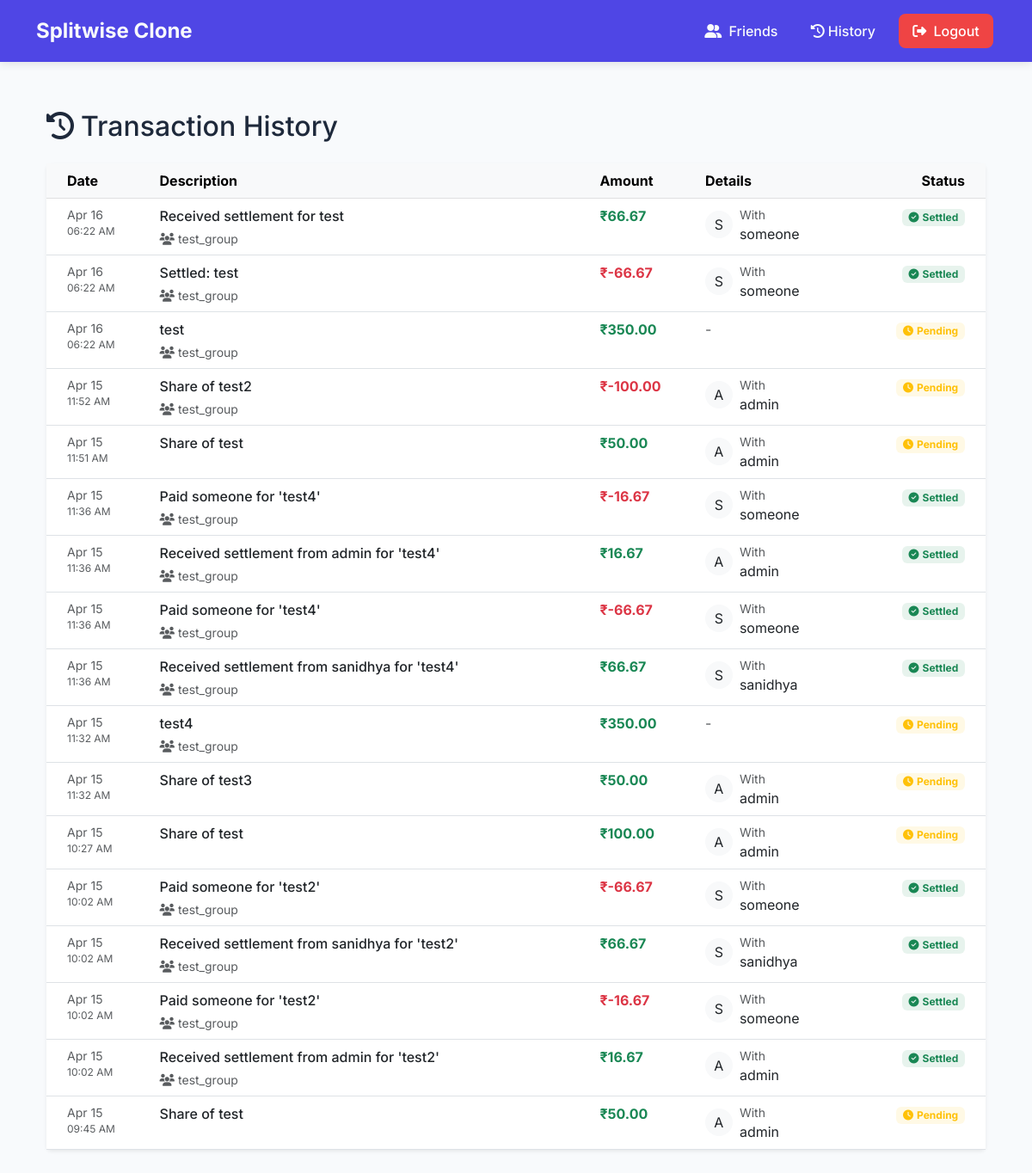
Page /history/ (signed in) on the committed database.
### core/models.py (models this page shows, shortened)
class TransactionHistory(models.Model):
    TRANSACTION_TYPES = [
        ('expense', 'Expense'),
        ('settlement', 'Settlement')
    ]
    user = models.ForeignKey(User, on_delete=models.CASCADE)
    transaction_type = models.CharField(max_length=10, choices=TRANSACTION_TYPES)
    amount = models.DecimalField(max_digits=10, decimal_places=2)
    group = models.ForeignKey(FriendGroup, on_delete=models.CASCADE, null=True, blank=True)
    related_user = models.ForeignKey(User, on_delete=models.CASCADE, null=True, blank=True, related_name='related_transactions')
    description = models.CharField(max_length=255)
    created_at = models.DateTimeField(auto_now_add=True)
    settled_at = models.DateTimeField(null=True, blank=True)

class FriendGroup(models.Model):
    name = models.CharField(max_length=255)
    members = models.ManyToManyField(User, related_name='friend_groups')
    created_at = models.DateTimeField(auto_now_add=True)

### core/views.py (the view)
# urls.py: path('history/', transaction_history, name='transaction_history')
@login_required
def transaction_history(request):
    history = TransactionHistory.objects.filter(user=request.user).order_by('-created_at')
    return render(request, 'transaction_history.html', {'history': history})

### core/templates/transaction_history.html (shortened to what this page needs)
{% extends "base.html" %}
{% block content %}
<div class="container mt-4">
    <div class="d-flex justify-content-between align-items-center mb-4">
        <h2 class="mb-0"><i class="fas fa-history me-2"></i>Transaction History</h2>
    </div>
    <div class="card shadow-sm border-0">
        <div class="card-body p-0">
            {% if history %}
            <div class="table-responsive">
                <table class="table table-hover mb-0">
                    <thead class="table-light">
                        <tr>
                            <th class="ps-4">Date</th>
                            <th>Description</th>
                            <th>Amount</th>
                            <th>Details</th>
                            <th class="text-end pe-4">Status</th>
                        </tr>
                    </thead>
                    <tbody>
                        {% for entry in history %}
                        <tr>
                            <td class="ps-4">
                                <div class="text-muted small">{{ entry.created_at|date:"M d" }}</div>
                                <div class="text-muted smaller">{{ entry.created_at|date:"h:i A" }}</div>
                            </td>
                            <td>
                                <div class="fw-medium">{{ entry.description }}</div>
                                {% if entry.group %}
                                <div class="text-muted small mt-1">
                                    <i class="fas fa-users me-1"></i>{{ entry.group.name }}
                                </div>
                                {% endif %}
                            </td>
                            <td class="fw-bold {% if entry.amount < 0 %}text-danger{% else %}text-success{% endif %}">
                                ₹{{ entry.amount|floatformat:2 }}
                            </td>
                            <td>
                                {% if entry.related_user %}
                                <div class="d-flex align-items-center">
                                    <div class="avatar-sm me-2">
                                        <span class="avatar-title bg-light rounded-circle">
                                            {{ entry.related_user.username|slice:":1"|upper }}
                                        </span>
                                    </div>
                                    <div>
                                        <div class="text-muted small">With</div>
                                        <div>{{ entry.related_user.username }}</div>
                                    </div>
                                </div>
                                {% else %}
                                <span class="text-muted">-</span>
                                {% endif %}
                            </td>
                            <td class="text-end pe-4">
                                {% if entry.settled_at %}
                                <span class="badge bg-success bg-opacity-10 text-success">
                                    <i class="fas fa-check-circle me-1"></i>Settled
                                </span>
                                {% else %}
                                <span class="badge bg-warning bg-opacity-10 text-warning">
                                    <i class="fas fa-clock me-1"></i>Pending
                                </span>
                                {% endif %}
                            </td>
                        </tr>
                        {% endfor %}
                    </tbody>
                </table>
            </div>
            {% endif %}
        </div>
    </div>
</div>
{% endblock %}

### core/templates/base.html (shortened to what this page needs)
<!DOCTYPE html>
<html lang="en">
  <head>
    <link
      rel="stylesheet"
      href="https://cdn.jsdelivr.net/npm/bootstrap@5.3.0/dist/css/bootstrap.min.css"
    />
    <link rel="stylesheet" href="https://cdnjs.cloudflare.com/ajax/libs/font-awesome/6.4.0/css/all.min.css" />
  </head>
  <body>
    <nav class="navbar navbar-expand-lg navbar-dark">
      <div class="container">
        <a class="navbar-brand" href="{% url 'dashboard' %}">
          Splitwise Clone
        </a>
        <div class="collapse navbar-collapse justify-content-end" id="navbarNav">
          <ul class="navbar-nav">
            {% if user.is_authenticated %}
              <li class="nav-item">
                <a class="nav-link" href="{% url 'friends_list' %}">
                  <i class="fas fa-user-friends me-1"></i>
                  Friends
                </a>
              </li>
              <li class="nav-item">
                <a class="nav-link" href="{% url 'transaction_history' %}">
                    <i class="fas fa-history me-1"></i>History
                </a>
              </li>
              <li class="nav-item">
                <a class="nav-link logout-btn" href="{% url 'logout' %}">
                  <i class="fas fa-sign-out-alt me-1"></i>
                  Logout
                </a>
              </li>
            {% endif %}
          </ul>
        </div>
      </div>
    </nav>
    <main class="main-container">
      <div class="container">
        {% block content %}{% endblock %}
      </div>
    </main>
  </body>
</html>

### core/templates/base.html (style rules this page uses)
:root { --primary-color: #4f46e5; --primary-hover: #4338ca; --danger-color: #ef4444; --danger-hover: #dc2626; --text-light: #f8fafc; --text-dark: #1e293b; --bg-light: #f8fafc; --border-radius: 8px; --transition: all 0.3s ease; }
body { font-family: 'Inter', sans-serif; background-color: var(--bg-light); color: var(--text-dark); min-height: 100vh; display: flex; flex-direction: column; }
.navbar { background-color: var(--primary-color); box-shadow: 0 2px 10px rgba(0, 0, 0, 0.1); padding: 0.8rem 0; }
.navbar-brand { font-weight: 700; font-size: 1.5rem; color: var(--text-light) !important; }
.nav-link { color: var(--text-light) !important; font-weight: 500; padding: 0.5rem 1rem !important; border-radius: var(--border-radius); transition: var(--transition); margin: 0 0.2rem; }
.logout-btn { background-color: var(--danger-color); color: white !important; border-radius: var(--border-radius); padding: 0.5rem 1rem !important; transition: var(--transition); margin-left: 0.5rem; border: none; font-weight: 500; }
.main-container { flex: 1; padding: 2rem 0; }

### core/templates/transaction_history.html (style rules this page uses)
.avatar-sm { width: 32px; height: 32px; display: inline-flex; align-items: center; justify-content: center; }
.avatar-title { display: flex; align-items: center; justify-content: center; height: 100%; width: 100%; }
.smaller { font-size: 0.75rem; }

### rows in the picture
TransactionHistory: created_at "Apr 16", created_at "06:22 AM", description "Received settlement for test", group.name "test_group", amount "66.67", related_user.username "S", related_user.username "someone", shows "Settled"
TransactionHistory: created_at "Apr 16", created_at "06:22 AM", description "Settled: test", group.name "test_group", amount "-66.67", related_user.username "S", related_user.username "someone"
TransactionHistory: created_at "Apr 16", created_at "06:22 AM", description "test", group.name "test_group", amount "350.00", shows "Pending"
TransactionHistory: created_at "Apr 15", created_at "11:52 AM", description "Share of test2", group.name "test_group", amount "-100.00", related_user.username "A", related_user.username "admin", shows "Pending"
TransactionHistory: created_at "Apr 15", created_at "11:51 AM", description "Share of test", amount "50.00", related_user.username "A", related_user.username "admin", shows "Pending"
TransactionHistory: created_at "Apr 15", created_at "11:36 AM", description "Paid someone for 'test4'", group.name "test_group", amount "-16.67", related_user.username "S", related_user.username "someone", shows "Settled"
TransactionHistory: created_at "Apr 15", created_at "11:36 AM", description "Received settlement from admin for 'test4'", group.name "test_group", amount "16.67", related_user.username "A", related_user.username "admin", shows "Settled"
TransactionHistory: created_at "Apr 15", created_at "11:36 AM", description "Paid someone for 'test4'", group.name "test_group", amount "-66.67", related_user.username "S", related_user.username "someone", shows "Settled"
TransactionHistory: created_at "Apr 15", created_at "11:36 AM", description "Received settlement from sanidhya for 'test4'", group.name "test_group", amount "66.67", related_user.username "S", related_user.username "sanidhya", shows "Settled"
TransactionHistory: created_at "Apr 15", created_at "11:32 AM", description "test4", group.name "test_group", amount "350.00", shows "Pending"
TransactionHistory: created_at "Apr 15", created_at "11:32 AM", description "Share of test3", amount "50.00", related_user.username "A", related_user.username "admin", shows "Pending"
TransactionHistory: created_at "Apr 15", created_at "10:27 AM", description "Share of test", amount "100.00", related_user.username "A", related_user.username "admin", shows "Pending"
TransactionHistory: created_at "Apr 15", created_at "10:02 AM", description "Paid someone for 'test2'", group.name "test_group", amount "-66.67", related_user.username "S", related_user.username "someone", shows "Settled"
TransactionHistory: created_at "Apr 15", created_at "10:02 AM", description "Received settlement from sanidhya for 'test2'", group.name "test_group", amount "66.67", related_user.username "S", related_user.username "sanidhya", shows "Settled"
TransactionHistory: created_at "Apr 15", created_at "10:02 AM", description "Paid someone for 'test2'", group.name "test_group", amount "-16.67", related_user.username "S", related_user.username "someone", shows "Settled"
TransactionHistory: created_at "Apr 15", created_at "10:02 AM", description "Received settlement from admin for 'test2'", group.name "test_group", amount "16.67", related_user.username "A", related_user.username "admin", shows "Settled"
TransactionHistory: created_at "Apr 15", created_at "09:45 AM", description "Share of test", amount "50.00", related_user.username "A", related_user.username "admin", shows "Pending"
